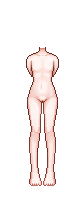
#> input picture assets/dol_au/base/body.png, 68 x 203 px
$ python -i dol_prepare.py   (imports and definitions only)
#> lines starting #> are read from the running program, lines starting #| are printed output that depends on the picture
# -*- coding: utf-8 -*-
"""
把 AUfemale 图包的美术资源按 dol_map.py 的映射烘焙进本项目。

做四件事：
  1. 基础层（身体 / 脸 / 头发）→ <out>/base/<name>.png
  2. 每件衣物 → <out>/clothes/<our_id>.png
       · 取精灵图里的**正面全身那一帧**
       · 染色：结果 = 颜色 × 蒙版灰度（复刻 DoL 的 Renderer.composeOverCutout）
       · 按需搬运 / 缩放（耳饰 / 穿环 / 刺青这些槽位 DoL 里没有，只能挪用头部小件，
         再把它的不透明中心挪到耳朵 / 眉骨 / 唇边）
       · 统一裁到固定取景框（所有图层用同一个框，否则换装时小人会跳）
  3. 每件衣物的卡片图标 → <out>/icons/<our_id>.png（30×30，照 DoL 的物品图标尺寸）
  4. 图层表 → data/doll_au.json（Godot 侧照着它按 z 序叠）

★★ 第三十七轮：用户口径「现在和之后只使用 au 源的服装」——
   **只剩 AU 一套图包**。原来还支持 `--pack dol`（DoL 官方原版，256×128 精灵图），
   那条链路连同 assets/dol 与 data/doll.json 一起停掉了，PACKS 里只留 au。

  au（AUfemale）   512×256 画布 —— 按 **128 px 一列**分成 4 列，两两一组：
                    · 第 0 列 x0..127   = 正面全身像（人物约 40×145 px，站在 x85..125、y45..190）
                    · 第 1 列 x128..255 = 胸像 / 脸部特写（头 x165..230，被 y=128 拦腰截断）
                    · 第 2/3 列 x256..511 = 上面两列的**逐像素复制**
                 ★ 本脚本**只用全身像那一列**，胸像一律不要 —— 分界线见 crop_clip。
                 ★ 图包里混着一批「仍是 DoL 原尺寸 256×128」的旧图层，
                   由 old_geom 那一支负责把它们抬到新几何（见 normalize_geom）。

用法：
  python tools/dol_prepare.py                       # 烘 AUfemale
  python tools/dol_prepare.py --root <图包目录> --out <产物目录>
"""
import argparse
import io
import json
import os
import sys

from PIL import Image

sys.path.insert(0, os.path.dirname(os.path.abspath(__file__)))
import dol_map as M

HERE = os.path.dirname(os.path.dirname(os.path.abspath(__file__)))

ICON = 30            # DoL 的物品图标尺寸（30×30）
ICON_SCALE = 2       # ★ 落盘时放大 2 倍：Godot 的 Button.icon_max_width 只缩不放，
                     #   30×30 的图标直接塞进按钮里就还是 30×30，太小；
                     #   放大到 60×60 正好等于 DoL 卡片里那枚 60×60 的图标。
                     #   用 NEAREST 放大，保住像素画的硬边。

# ---------------- 图包几何表 ----------------
#  grid       精灵图的单帧尺寸；None = 整张就是一层，不做网格切分
#  canvas     transform() 里「搬运 / 缩放」的落点画布（= 图包自己的坐标系）
#  align_scale / align_origin
#             dol_map 里的 align 坐标是**按 DoL 的头心 (58,30) 写的**。
#             换包时按 (x-58)*s+ox、(y-30)*s+oy 换算，scale 也一并乘 s。
#  old_geom   包内「仍是 DoL 原尺寸」的图层（AU 里混着一批），按同一套变换抬到新几何
#  crop_pad   取景框在基础层并集之外留的边（左, 上, 右, 下）
#  crop_clip  取景框的硬边界 —— AU 靠它把右侧的胸像挡在外面
PACKS = {
    'au': {
        'root': 'E:/DOWNLOAD/AUfemale.imgpack_v0.9.3',
        'out': 'assets/dol_au',
        'json': 'data/doll_au.json',
        'grid': None,
        'canvas': (512, 256),
        # 实测 body/base-head 在全身像列里是 x90..122、y14..47 → 头心 (106, 30.5)；
        # 头宽 33 px，DoL 是 22 px（x47..69）→ 1.5 倍
        'align_scale': 1.5,
        'align_origin': (106.0, 30.5),
        'old_geom': (256, 128),
        # 上 16 让发髻 / 帽檐不被切；右留 9 但硬夹在 130 —— 全身像列的内容最远到 x129，
        # 胸像列的内容最近从 x130 起（全量扫过 clothes/hair/body 三层得出的接缝）
        'crop_pad': (22, 16, 9, 16),
        'crop_clip': (0, 0, 130, 256),
        'clip_view': (0, 0, 130, 256),
    },
}

DOL_HEAD = (58.0, 30.0)      # align 坐标的参考点（DoL 头心），不要改

P = PACKS['au']
OUT = os.path.join(HERE, PACKS['au']['out'])

_IMG_CACHE = {}
_CONTENT_CACHE = {}
CLIPPED = []


# [80 lines left out: functions has_content, resolve, first_frame, not called in this run]


def normalize_geom(im):
    """把一张原图抬到本图包的画布坐标系里。"""
    if P['grid']:
        return first_frame(im, P['grid'])
    old = P['old_geom']
    if old and im.size == old:
        # 仍是 DoL 原尺寸的图层（AU 里混着一批）：
        # 取第 0 帧 → 按头心对齐放大到新几何，落点用和 align 同一套换算
        f = first_frame(im, (128, 128))
        s = P['align_scale']
        f = f.resize((max(1, int(f.width * s)), max(1, int(f.height * s))), Image.NEAREST)
        ax, ay = P['align_origin']
        dx = int(round(ax - DOL_HEAD[0] * s))
        dy = int(round(ay - DOL_HEAD[1] * s))
        canvas = Image.new('RGBA', P['canvas'], (0, 0, 0, 0))
        canvas.paste(f, (dx, dy), f)
        return canvas
    return im


def layer_image(path):
#> called with path = '../assets/dol_au/base/body.png'
    if path not in _IMG_CACHE:
        im = clip_to_body(normalize_geom(Image.open(path).convert('RGBA')))
#> in normalize_geom, `old = P['old_geom']`: old = (256, 128)
        _IMG_CACHE[path] = im
    return _IMG_CACHE[path]


def clip_to_body(im):
    """把图层裁到「全身像」那一列，右边并排的胸像直接扔掉。

    ★ 必须在**任何 bbox 计算之前**裁。耳饰 / 穿环 / 刺青这些靠 align 搬运的图层
      挪用的是「头部小件」（goldhairpin / hairclip）—— 它们在 AU 里同时画在全身像
      和胸像两张脸上，整图 bbox 会横跨 x109..482（宽 373 px），中心自然落在两张像
      中间。拿这个中心去对齐，整块就被推到画布左边缘（踩过这个坑）。
    """
    cv = P.get('clip_view')
#> cv = (0, 0, 130, 256)
    if not cv:
        return im
    w, h = P['canvas']
    box = (max(0, cv[0]), max(0, cv[1]), min(w, cv[2]), min(h, cv[3]))
#> box = (0, 0, 130, 256)
    if box == (0, 0, w, h):
        return im
    canvas = Image.new('RGBA', (w, h), (0, 0, 0, 0))
#> canvas: PIL image 512x256 RGBA; every value is 0
    canvas.paste(im.crop(box), (box[0], box[1]))
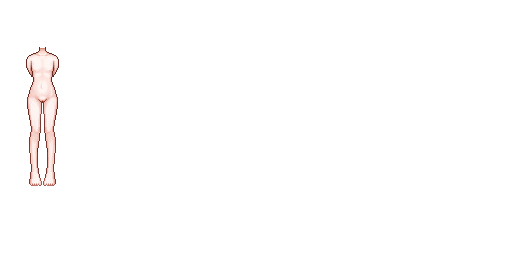
#> canvas: PIL image 512x256 RGBA; mean R, G, B, A 26.2, 25.4, 25.2, 6.1; transparent parts drawn white
#> im is the input picture: PIL image 68x203 RGBA; mean R, G, B, A 248.7, 240.9, 239.4, 58.1
    return canvas


def bbox(im):
    return im.getbbox()


# [275 lines left out: functions tint, transform, overlay, compute_crop, note_clip, item_slots and 1 more, not called in this run]


def save(im, sub, name):
    im.save(os.path.join(OUT, sub, name + '.png'))


# [26 lines left out: function prune_stale, not called in this run]


def load_asset(sub, name):
    return Image.open(os.path.join(OUT, sub, name + '.png')).convert('RGBA')


# [25 lines left out: functions make_icon, make_none_icon, not called in this run]


# [19 lines not run here, left out]

>>> result = layer_image('../assets/dol_au/base/body.png')

$ run again, on assets/dol_au/base/hair_half_twin_sides.png
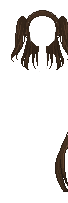
#> input picture assets/dol_au/base/hair_half_twin_sides.png, 68 x 203 px
#> old = (256, 128)
#> cv = (0, 0, 130, 256)
#> in clip_to_body, `canvas.paste(im.crop(box), (box[0], box[1]))`:
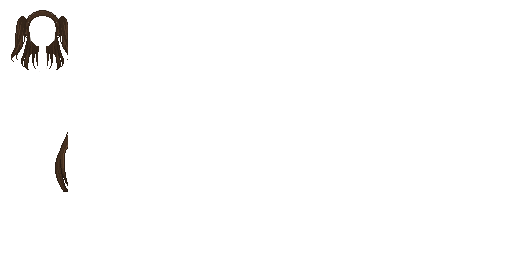
#> canvas: PIL image 512x256 RGBA; mean R, G, B, A 0.9, 0.6, 0.4, 3.9; transparent parts drawn white
#> in clip_to_body, im is the input picture: PIL image 68x203 RGBA; mean R, G, B, A 8.2, 5.8, 4, 36.7

$ run again, on assets/dol_au/base/hair_long_fringe.png
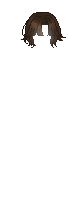
#> input picture assets/dol_au/base/hair_long_fringe.png, 68 x 203 px
#> old = (256, 128)
#> cv = (0, 0, 130, 256)
#> in clip_to_body, `canvas.paste(im.crop(box), (box[0], box[1]))`:
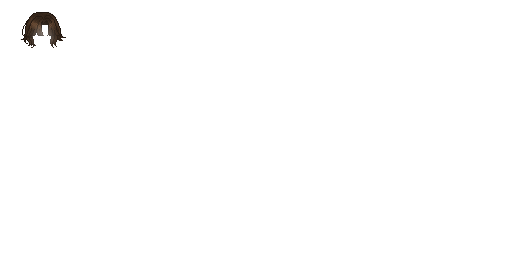
#> canvas: PIL image 512x256 RGBA; mean R, G, B, A 0.4, 0.3, 0.2, 1.6; transparent parts drawn white
#> in clip_to_body, im is the input picture: PIL image 68x203 RGBA; mean R, G, B, A 3.5, 2.5, 1.7, 15.3
